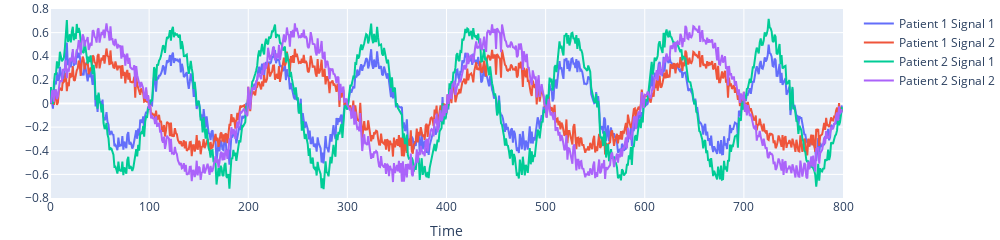

The cell this chart's notebook holds for it:
### Markdown cell above
### Normal Sine function

### Code cell
# Parameters
f_1 = 0.01
f_2 = 0.005
sample = 800
n_samples = 1024

# Amplitudes
amp_1 = np.random.normal(0.4, 0.05, n_samples)
amp_2 = np.random.normal(0.6, 0.05, n_samples)

# Generate noise
x = np.arange(sample)
noise_1 = np.random.normal(0,0.05,(n_samples,sample))
noise_2 = np.random.normal(0,0.05,(n_samples,sample))

amp_1 = amp_1.reshape(-1,1)
amp_2 = amp_2.reshape(-1,1)

# Generate signal
sin_1_person_1 = (amp_1*np.sin(2 * np.pi * f_1 * x)) + noise_1
sin_1_person_2 = (amp_2*np.sin(2 * np.pi * f_1 * x)) + noise_1

sin_2_person_1 = (amp_1*np.sin(2 * np.pi * f_2 * x)) + noise_2
sin_2_person_2 = (amp_2*np.sin(2 * np.pi * f_2 * x)) + noise_2

# Create dataframe
Sin_1 = np.vstack([sin_1_person_1, sin_1_person_2])
Sin_2 = np.vstack([sin_2_person_1, sin_2_person_2])

df_1 = pd.DataFrame(Sin_1)
df_2 = pd.DataFrame(Sin_2)

final_df = pd.concat([df_1, df_2], axis=1)

# Save dataframe
person_label = np.append(['1']*n_samples, ['2']*n_samples)

final_df['ID'] = person_label

time = list(range(len(sin_1_person_1[0])))
fig = go.Figure()
fig.add_trace(go.Scatter(x=time, y=sin_1_person_1[0],
                    mode='lines',
                    name='Patient 1 Signal 1'))
fig.add_trace(go.Scatter(x=time, y=sin_2_person_1[0],
                    mode='lines', name='Patient 1 Signal 2'))
fig.add_trace(go.Scatter(x=time, y=sin_1_person_2[0],
                    mode='lines',
                    name='Patient 2 Signal 1'))
fig.add_trace(go.Scatter(x=time, y=sin_2_person_2[0],
                    mode='lines', name='Patient 2 Signal 2'))

fig.update_yaxes(title_text="", range=[-0.8, 0.8], dtick=0.2)
fig.update_xaxes(title_text="Time", range=[0, 800])

#update hight and width of figure
fig.update_layout(height=200, width=1000, margin = {'l':0,'r':0,'t':0,'b':0})
fig.show()

# save figure as pdf
fig.write_image("../Figures/Simple_Sine.pdf")
# final_df.to_pickle("../Dataset/data_frame_sine_normal.pkl")

### Figure 1 — Plotly figure (JSON) as saved in the notebook; plotly's stock layout.template omitted (floating-point values rounded to 4 significant figures; data arrays with more than 128 entries replaced by an {"elided": "..."} marker saying what was removed)
{"data": [{"mode": "lines", "name": "Patient 1 Signal 1", "type": "scatter", "x": {"elided": "800 int values"}, "y": {"elided": "800 float values"}}, {"mode": "lines", "name": "Patient 1 Signal 2", "type": "scatter", "x": {"elided": "800 int values"}, "y": {"elided": "800 float values"}}, {"mode": "lines", "name": "Patient 2 Signal 1", "type": "scatter", "x": {"elided": "800 int values"}, "y": {"elided": "800 float values"}}, {"mode": "lines", "name": "Patient 2 Signal 2", "type": "scatter", "x": {"elided": "800 int values"}, "y": {"elided": "800 float values"}}], "layout": {"height": 200, "margin": {"b": 0, "l": 0, "r": 0, "t": 0}, "width": 1000, "xaxis": {"range": [0, 800], "title": {"text": "Time"}}, "yaxis": {"dtick": 0.2, "range": [-0.8, 0.8], "title": {"text": ""}}}}
